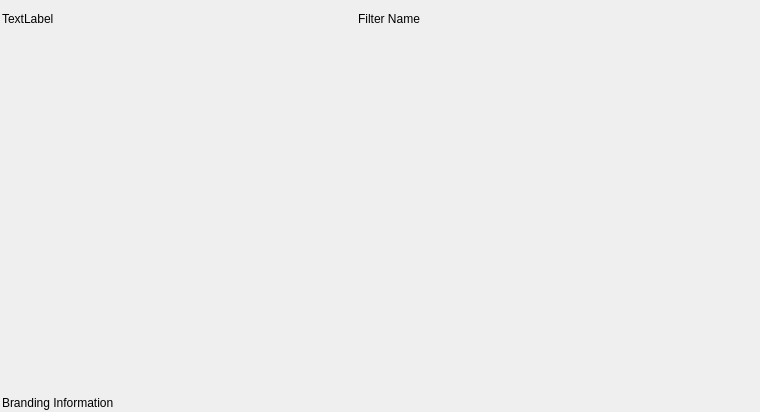
<?xml version="1.0" encoding="UTF-8"?>
<ui version="4.0">
 <class>FilterInputWidget</class>
 <widget class="QWidget" name="FilterInputWidget">
  <property name="geometry">
   <rect>
    <x>0</x>
    <y>0</y>
    <width>760</width>
    <height>412</height>
   </rect>
  </property>
  <property name="sizePolicy">
   <sizepolicy hsizetype="Expanding" vsizetype="Expanding">
    <horstretch>0</horstretch>
    <verstretch>0</verstretch>
   </sizepolicy>
  </property>
  <property name="focusPolicy">
   <enum>Qt::ClickFocus</enum>
  </property>
  <property name="windowTitle">
   <string>[*]Filter Input Parameters</string>
  </property>
  <layout class="QVBoxLayout" name="verticalLayout_2">
   <property name="leftMargin">
    <number>0</number>
   </property>
   <property name="topMargin">
    <number>0</number>
   </property>
   <property name="rightMargin">
    <number>0</number>
   </property>
   <property name="bottomMargin">
    <number>0</number>
   </property>
   <item>
    <widget class="QFrame" name="contents">
     <property name="styleSheet">
      <string notr="true"/>
     </property>
     <property name="frameShape">
      <enum>QFrame::NoFrame</enum>
     </property>
     <property name="frameShadow">
      <enum>QFrame::Plain</enum>
     </property>
     <layout class="QGridLayout" name="gridLayout_3">
      <property name="leftMargin">
       <number>2</number>
      </property>
      <property name="topMargin">
       <number>4</number>
      </property>
      <property name="rightMargin">
       <number>2</number>
      </property>
      <property name="bottomMargin">
       <number>2</number>
      </property>
      <property name="verticalSpacing">
       <number>4</number>
      </property>
      <item row="2" column="0">
       <spacer name="inputVertSpacer">
        <property name="orientation">
         <enum>Qt::Vertical</enum>
        </property>
        <property name="sizeHint" stdset="0">
         <size>
          <width>20</width>
          <height>40</height>
         </size>
        </property>
       </spacer>
      </item>
      <item row="1" column="0">
       <layout class="QGridLayout" name="variablesGrid">
        <property name="bottomMargin">
         <number>30</number>
        </property>
       </layout>
      </item>
      <item row="3" column="0">
       <widget class="QLabel" name="brandingLabel">
        <property name="text">
         <string>Branding Information</string>
        </property>
        <property name="wordWrap">
         <bool>true</bool>
        </property>
       </widget>
      </item>
      <item row="0" column="0">
       <widget class="QFrame" name="labelFrame">
        <property name="minimumSize">
         <size>
          <width>0</width>
          <height>30</height>
         </size>
        </property>
        <property name="frameShape">
         <enum>QFrame::NoFrame</enum>
        </property>
        <property name="frameShadow">
         <enum>QFrame::Plain</enum>
        </property>
        <layout class="QHBoxLayout" name="horizontalLayout_2">
         <property name="spacing">
          <number>0</number>
         </property>
         <property name="leftMargin">
          <number>0</number>
         </property>
         <property name="topMargin">
          <number>0</number>
         </property>
         <property name="rightMargin">
          <number>10</number>
         </property>
         <property name="bottomMargin">
          <number>0</number>
         </property>
         <item>
          <widget class="QLabel" name="filterIndex">
           <property name="text">
            <string>TextLabel</string>
           </property>
          </widget>
         </item>
         <item>
          <widget class="QLabel" name="filterHumanLabel">
           <property name="sizePolicy">
            <sizepolicy hsizetype="Expanding" vsizetype="Preferred">
             <horstretch>0</horstretch>
             <verstretch>0</verstretch>
            </sizepolicy>
           </property>
           <property name="frameShape">
            <enum>QFrame::NoFrame</enum>
           </property>
           <property name="text">
            <string>Filter Name</string>
           </property>
           <property name="alignment">
            <set>Qt::AlignCenter</set>
           </property>
           <property name="wordWrap">
            <bool>true</bool>
           </property>
          </widget>
         </item>
         <item>
          <widget class="QtSHoverButton" name="filterHelpBtn">
           <property name="sizePolicy">
            <sizepolicy hsizetype="Preferred" vsizetype="Fixed">
             <horstretch>0</horstretch>
             <verstretch>0</verstretch>
            </sizepolicy>
           </property>
           <property name="minimumSize">
            <size>
             <width>24</width>
             <height>24</height>
            </size>
           </property>
           <property name="maximumSize">
            <size>
             <width>24</width>
             <height>24</height>
            </size>
           </property>
           <property name="toolTip">
            <string>Click to show the filter help</string>
           </property>
           <property name="text">
            <string/>
           </property>
           <property name="icon">
            <iconset resource="../../icons/images/Icons.qrc">
             <normaloff>:/information.png</normaloff>:/information.png</iconset>
           </property>
           <property name="iconSize">
            <size>
             <width>24</width>
             <height>24</height>
            </size>
           </property>
           <property name="flat">
            <bool>true</bool>
           </property>
          </widget>
         </item>
        </layout>
       </widget>
      </item>
     </layout>
    </widget>
   </item>
  </layout>
 </widget>
 <customwidgets>
  <customwidget>
   <class>QtSHoverButton</class>
   <extends>QPushButton</extends>
   <header>QtSHoverButton.h</header>
  </customwidget>
 </customwidgets>
 <resources>
  <include location="../../icons/images/Icons.qrc"/>
 </resources>
 <connections/>
</ui>
